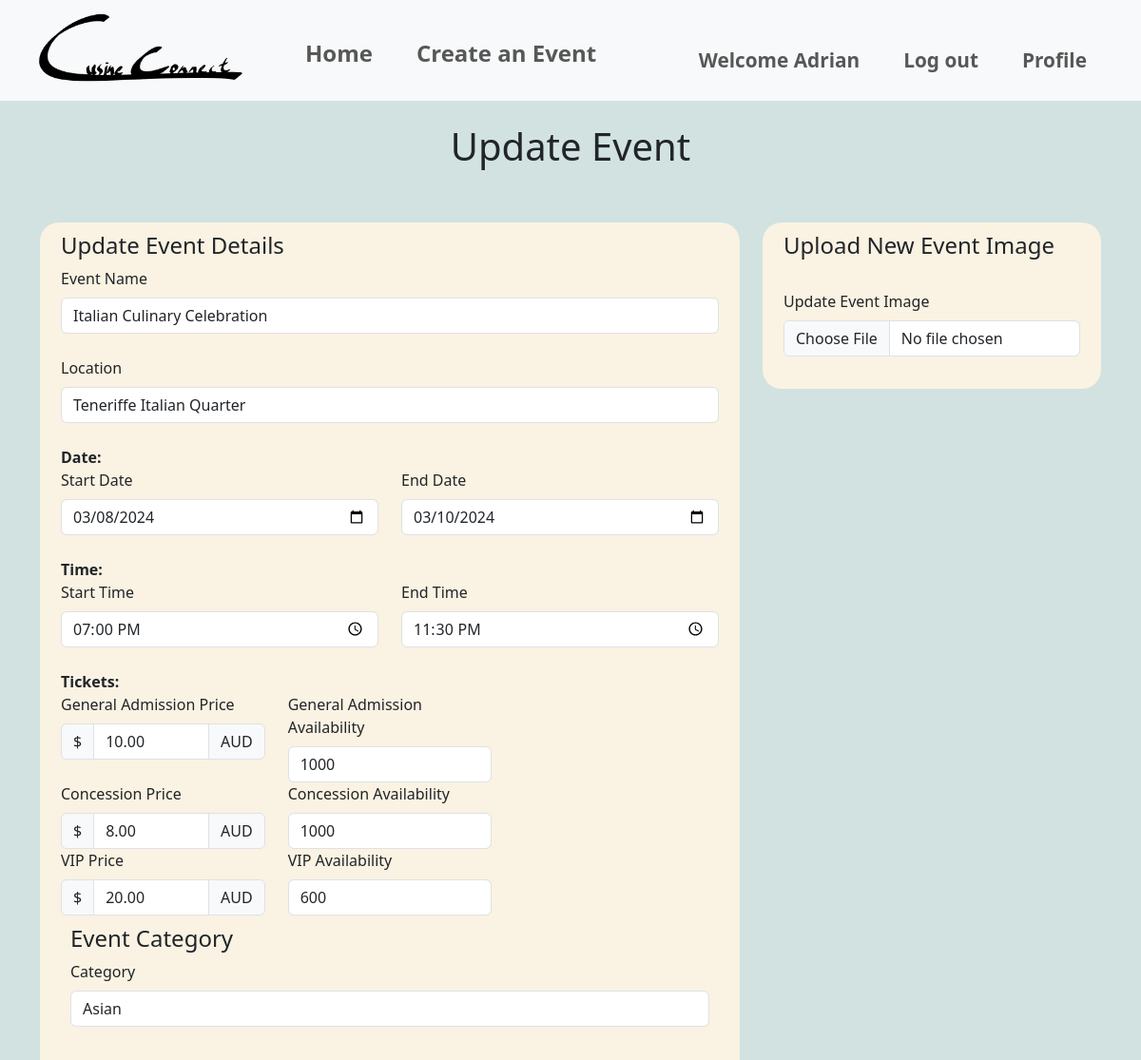
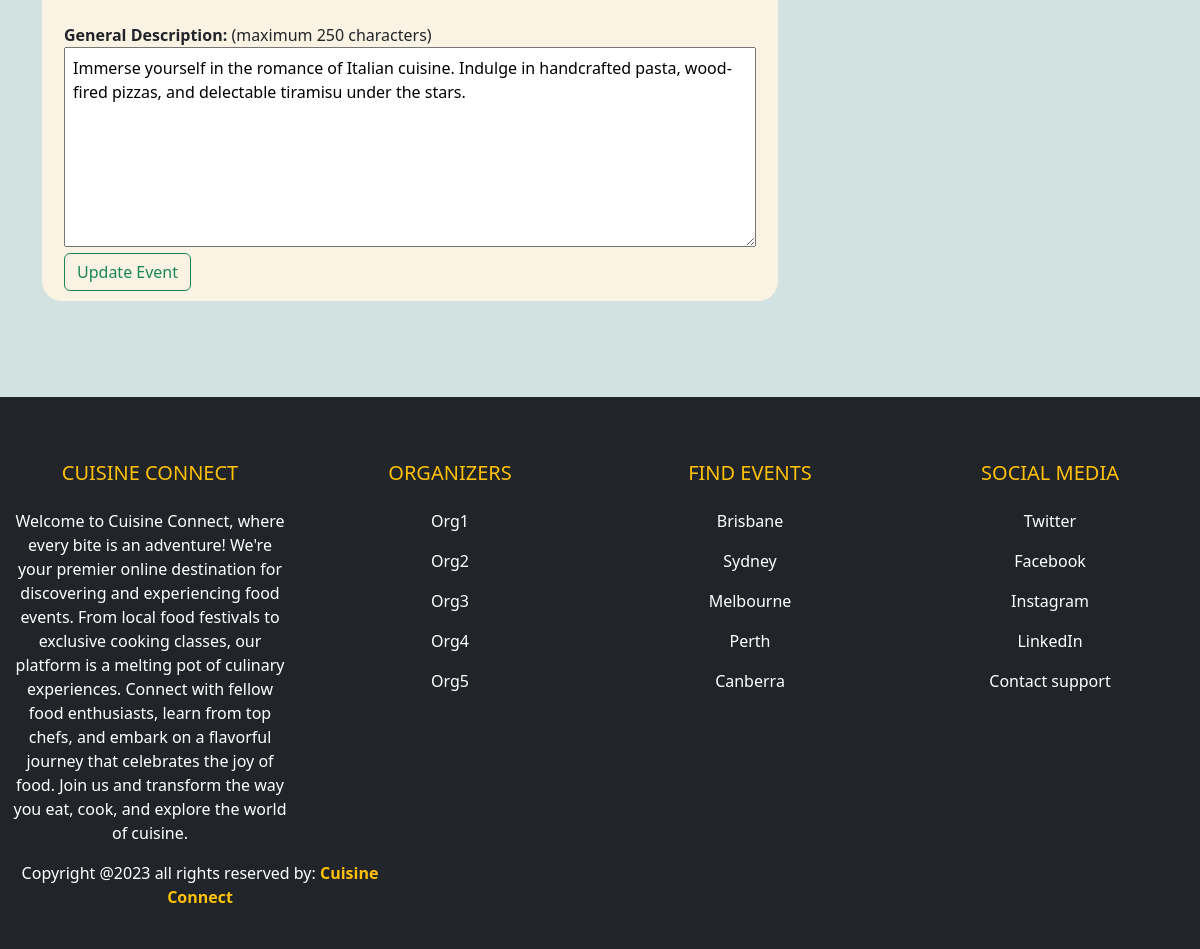
The app's page /events/update_event/1 (signed in) with its own data (2 pictures, top to bottom).
### website/models.py (models this page shows, shortened)
class User(db.Model, UserMixin):
    __tablename__='users'
    id = db.Column(db.Integer, primary_key=True)
    name = db.Column(db.String(100), index=True, unique=True, nullable=False)
    emailid = db.Column(db.String(100), index=True, nullable=False)
    contactnumber = db.Column(db.Integer)
    address = db.Column(db.String(15), unique=True, index=True, nullable=True)
    password_hash = db.Column(db.String(255), nullable=False)
    comments = db.relationship('Comment', backref='user')

class Event(db.Model):
    __tablename__ = 'events'
    id = db.Column(db.Integer, primary_key=True)
    name = db.Column(db.String(80), nullable=False)
    location = db.Column(db.String(400), nullable=False)
    start_date = db.Column(db.Date, nullable=False)
    end_date = db.Column(db.Date, nullable=False)
    start_time = db.Column(db.Time, nullable=False)
    end_time = db.Column(db.Time, nullable=False)
    ga_price = db.Column(db.Numeric, nullable=False)
    ga_availability = db.Column(db.Integer, nullable=False)
    concession_price = db.Column(db.Numeric, nullable=False)
    concession_availability = db.Column(db.Integer, nullable=False)
    vip_price = db.Column(db.Numeric, nullable=False)
    vip_availability = db.Column(db.Integer, nullable=False)
    description = db.Column(db.Text, nullable=False)
    image = db.Column(db.String(400), nullable=True)
    event_guidelines = db.Column(db.Text, nullable=True)
    terms_conditions = db.Column(db.Text, nullable=True)
    category = db.Column(db.String(80), nullable=True)
    comments = db.relationship('Comment', backref='event')
    user_id = db.Column(db.Integer, db.ForeignKey('users.id'))
    user = db.relationship('User', backref=db.backref('events', lazy=True))
    is_cancelled = db.Column(db.Boolean, default=False)
    event_bookings = db.relationship('Bookings', back_populates='event', lazy=True)

### website/events.py (the view)
@bp.route('/update_event/<int:id>', methods=['GET', 'POST'])
@login_required
def update_event(id):
    event = Event.query.get_or_404(id)
    if event.user_id != current_user.id:
        flash('You do not have permission to edit this event.')
        return redirect(url_for('event.show', id=id))
    form = EventForm(obj=event)  # Pre-populate the form with the event's data
    if form.validate_on_submit():
        event.name = form.name.data
        event.location = form.location.data
        event.start_date = form.start_date.data
        event.end_date = form.end_date.data
        event.start_time = form.start_time.data
        event.end_time = form.end_time.data
        event.ga_price = form.ga_price.data
        event.ga_availability = form.ga_availability.data
        event.concession_price = form.concession_price.data
        event.concession_availability = form.concession_availability.data
        event.vip_price = form.vip_price.data
        event.vip_availability = form.vip_availability.data
        event.description = form.description.data
        if form.image_update.data: # Check if the image file has been updated
            new_image_filename = save_image(form.image_update.data)
            if new_image_filename:
                event.image = new_image_filename
        event.category = form.category.data
        event.event_guidelines = form.event_guidelines.data
        event.terms_conditions = form.terms_conditions.data
        try:
            db.session.commit()
            print("Successful update")
            flash('Event updated successfully.')
            return redirect(url_for('main.index'))
        except Exception as e:
            print("Error updating event:", e)
            db.session.rollback()
            flash('An error occurred. Event update failed.')
    else:
        print(form.errors)
    return render_template('events/updateEvent.html', form=form, event=event)

### website/templates/events/updateEvent.html (shortened to what this page needs)
{% extends 'base.html' %}
{% block header %}
<link rel="stylesheet" href="{{ url_for('static', filename='style/style.css') }}">
{% endblock %}
{% block content %}
<div>
    <div class="heading">
        <h1>Update Event</h1><br><br>
    </div>
    <form method="post" action="{{ url_for('event.update_event', id=event.id) }}" enctype="multipart/form-data" class="container">
        <div class="row">
            <div class="col-sm-8">
                <div class="formLayout">
                    <div class="container">
                        <h4>Update Event Details</h4>
                        {{ form.name.label(class="form-label") }}
                        {{ form.name(class="form-control") }}<br>
                        {{ form.location.label(class="form-label") }}
                        {{ form.location(class="form-control") }}<br>
                        <b>Date:</b><br>
                        <div class="row">
                            <div class="col-sm-6">
                                {{ form.start_date.label(class="form-label") }}
                                {{ form.start_date(class="form-control") }}
                            </div>
                            <div class="col-sm-6">
                                {{ form.end_date.label(class="form-label") }}
                                {{ form.end_date(class="form-control") }}
                            </div>
                        </div><br>
                        <b>Time:</b><br>
                        <div class="row">
                            <div class="col-sm-6">
                                {{ form.start_time.label(class="form-label") }}
                                {{ form.start_time(class="form-control") }}
                            </div>
                            <div class="col-sm-6">
                                {{ form.end_time.label(class="form-label") }}
                                {{ form.end_time(class="form-control") }}
                            </div>
                        </div><br>
                        <b>Tickets:</b><br>
                        <div class="row">
                            <div class="col-sm-4">
                                {{ form.ga_price.label(class="form-label") }}
                                <div class="input-group">
                                    <div class="input-group-text">$</div>
                                    {{ form.ga_price(class="form-control") }}
                                    <div class="input-group-text">AUD</div>
                                </div>
                            </div>
                            <div class="col-sm-4">
                                {{ form.ga_availability.label(class="form-label") }}
                                {{ form.ga_availability(class="form-control") }}
                            </div>
                        </div>
                        <div class="row">
                            <div class="col-sm-4">
                                {{ form.concession_price.label(class="form-label") }}
                                <div class="input-group">
                                    <div class="input-group-text">$</div>
                                    {{ form.concession_price(class="form-control") }}
                                    <div class="input-group-text">AUD</div>
                                </div>
                            </div>
                            <div class="col-sm-4">
                                {{ form.concession_availability.label(class="form-label") }}
                                {{ form.concession_availability(class="form-control") }}
                            </div>
                        </div>
                        <div class="row">
                            <div class="col-sm-4">
                                {{ form.vip_price.label(class="form-label") }}
                                <div class="input-group">
                                    <div class="input-group-text">$</div>
                                    {{ form.vip_price(class="form-control") }}
                                    <div class="input-group-text">AUD</div>
                                </div>
                            </div>
                            <div class="col-sm-4">
                                {{ form.vip_availability.label(class="form-label") }}
                                {{ form.vip_availability(class="form-control") }}
                            </div>
                        </div>
                        <div class="row">
                            <div class="col-sm-12">
                                <div class="formLayout">
                                    <h4>Event Category</h4>
                                    {{ form.category.label(class="form-label") }}
                                    {{ form.category(class="form-control") }}<br>
                                </div>
                            </div>
                        </div><br>
                        <b>General Description:</b> (maximum 250 characters)<br>
                        {{ form.description(class="inputBox", maxlength="250") }}<br>
                        {{ form.update_event(class="btn btn-outline-success", value="Update Event") }}
                    </div>
                </div>
            </div>
            <div class="col-sm-4">
                <div class="formLayout">
                    <div class="container">
                        <h4>Upload New Event Image</h4><br>
                        {{ form.image_update.label(class="form-label") }}
                        {{ form.image_update(class="form-control") }}<br>
                    </div>
                </div>
            </div>
        </div>
    </form>
</div>
<br><br><br><br>
{% endblock %}

### website/templates/base.html (shortened to what this page needs)
<!DOCTYPE html>
<html lang="en">
    <head>
        <link rel="stylesheet" href="{{url_for('static', filename='style/style.css')}}">
        <link href="https://cdn.jsdelivr.net/npm/bootstrap@5.3.1/dist/css/bootstrap.min.css" rel="stylesheet">
    </head>
    <body class="bGColor">
        <nav class="navbar sticky-top navbar-expand-sm bg-light navbar-light justify-content-center">
            <div class="container-fluid">
                    <ul class="navbar-nav">
                        <li><a class="navbar-brand" href = "{{ url_for('main.index') }}"><img src="{{url_for('static', filename='img/logo.png')}}" style="width:240px;height:90px"></a></li>
                        <li class="nav-item" ><a style="font-size: 150%; padding-top: 30px;" class="nav-link" href = "{{ url_for('main.index') }}"><b>Home</b></a></li>
                        <li class="nav-item" ><a style="font-size: 150%; padding-top: 30px;" class="nav-link" href = "{{ url_for('event.create') }}"><b>Create an Event</b></a></li>
                    </ul>
                    <ul class = "navbar-nav navbar-right">
                        {% if current_user.is_authenticated %}
                        <li class="nav-item" ><a style="font-size: 130%; padding-top: 30px;" class="nav-link" href = "#"><b>Welcome {{current_user.name}}</b></a></li>
                        <li class="nav-item" ><a style="font-size: 130%; padding-top: 30px;" class="nav-link" href = "{{ url_for('auth.logout') }}"><b>Log out</b></a></li>
                        {% else %}
                        <li class="nav-item" ><a style="font-size: 130%; padding-top: 30px;" class="nav-link" href = "{{ url_for('auth.login') }}"><b>Log in</b></a></li>
                        <li class="nav-item" ><a style="font-size: 130%; padding-top: 30px;" class="nav-link" href = "{{ url_for('auth.register') }}"><b>Sign up</b></a></li>
                        {% endif %}
                        {% if current_user.is_authenticated %}
                        <li class="nav-item"><a style="font-size: 130%; padding-right: 30px; padding-top: 30px;" class="nav-link" href = "{{ url_for('event.profile') }}"><b>Profile</b></a></li>
                        {% endif %}
                    </ul>
            </div>
        </nav>
        {% block header %}
        {% endblock %}
    {% block content %}
    {% endblock %}
    <footer class="bg-dark text-white pt-5 pb-4">
        <div class="container-fluid text-center text-md-left">
            <div class="row text-center text-md-left">
                <div class="col-md-3 col-lg-3 col-xl-3 mx-auto mt-3">
                    <h5 class="text-uppercase mb-4 font-weight-bold text-warning">Cuisine Connect</h5>
                    <p>Welcome to Cuisine Connect, where every bite is an adventure! We're your premier online destination for discovering and experiencing food events.
                        From local food festivals to exclusive cooking classes, our platform is a melting pot of culinary experiences. Connect with fellow food enthusiasts,
                        learn from top chefs, and embark on a flavorful journey that celebrates the joy of food. Join us and transform the way you eat, cook, and explore the world of cuisine.</p>
                </div>
                <div class="col-md-3 col-lg-3 col-xl-3 mx-auto mt-3">
                    <h5 class="text-uppercase mb-4 font-weight-bold text-warning">Organizers</h5>
                    <p>
                        <a href="#" class="text-white" style="text-decoration: none;">Org1</a>
                    </p>
                    <p>
                        <a href="#" class="text-white" style="text-decoration: none;">Org2</a>
                    </p>
                    <p>
                        <a href="#" class="text-white" style="text-decoration: none;">Org3</a>
                    </p>
                    <p>
                        <a href="#" class="text-white" style="text-decoration: none;">Org4</a>
                    </p>
                    <p>
                        <a href="#" class="text-white" style="text-decoration: none;">Org5</a>
                    </p>
                </div>
                <div class="col-md-3 col-lg-3 col-xl-3 mx auto mt-3">
                    <h5 class="text-uppercase mb-4 font-weight-bold text-warning">Find Events</h5>
                    <p>
                        <a href="#" class="text-white" style="text-decoration: none;">Brisbane</a>
                    </p>
                    <p>
                        <a href="#" class="text-white" style="text-decoration: none;">Sydney</a>
                    </p>
                    <p>
                        <a href="#" class="text-white" style="text-decoration: none;">Melbourne</a>
                    </p>
                    <p>
                        <a href="#" class="text-white" style="text-decoration: none;">Perth</a>
                    </p>
                    <p>
                        <a href="#" class="text-white" style="text-decoration: none;">Canberra</a>
                    </p>
                </div>
                <div class="col-md-3 col-lg-3 col-xl-3 mx auto mt-3">
                    <h5 class="text-uppercase mb-4 font-weight-bold text-warning">Social Media</h5>
                    <p>
                        <a href="#" class="text-white" style="text-decoration: none;">Twitter</a>
                    </p>
                    <p>
                        <a href="#" class="text-white" style="text-decoration: none;">Facebook</a>
                    </p>
                    <p>
                        <a href="#" class="text-white" style="text-decoration: none;">Instagram</a>
                    </p>
                    <p>
                        <a href="#" class="text-white" style="text-decoration: none;">LinkedIn</a>
                    </p>
                    <p>
                        <a href="#" class="text-white" style="text-decoration: none;">Contact support</a>
                    </p>
                </div>
            </div>
            <div class="row">
                <div class="col-md-4 col-lg-4">
                    <p>Copyright @2023 all rights reserved by:
                        <strong class="text-warning">Cuisine Connect</strong>
                    </p>
                </div>
            </div>
        </div>
      </footer>
    </body>
</html>

### website/static/style/style.css (style rules this page uses)
.heading { text-align: center; padding-top: 2%; }
.bGColor { background-color: rgba(196, 218, 216, 0.767); }
.navbar-nav > li { padding-left: 15px; padding-right: 15px; }
.formLayout { background-color: rgb(250, 242, 226); padding: 10px; border-radius: 20px; }
.inputBox { height: 200px; width:100%; padding: 8px; }

### records on screen
User: name "Adrian"
Event: name "Italian Culinary Celebration", location "Teneriffe Italian Quarter", start_date "03/08/2024", end_date "03/10/2024", start_time "19:00", end_time "23:30", ga_price "10.00", ga_availability "1000", concession_price "8.00", concession_availability "1000", vip_price "20.00", vip_availability "600", category "Asian", description "Immerse yourself in the romance of Italian cuisine. Indulge in handcrafted pasta, wood-fired pizzas, and delectable tiramisu under the stars."
